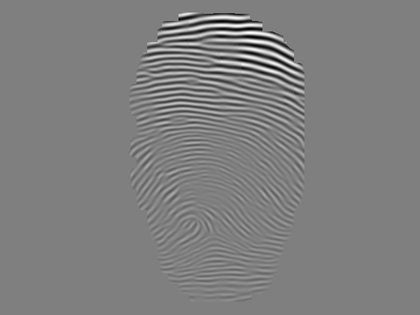
%> input picture HW2 big/homework_陈昱宏_自73/Data/r96_4.bmp, 420 x 315 px, shrunk from 640 x 480 before the run
$ octave finger_feature_picture1.m   (GNU Octave 9; MATLAB toolbox functions it lacks are replaced by stand-ins)
%> lines starting %> are read from the running program, lines starting %| are printed output that depends on the picture; in (x1, y1, x2, y2) boxes, pixels count from 0 and x2, y2 are one past the last pixel; in counts of white or black regions, pixels touching at a corner belong together; the program's own positions count from 1
### HW2 big/homework_陈昱宏_自73/KeyPoint.m
function I = KeyPoint(image)
    [h, w] = size(image);
    I = zeros(h,w);
    for i = 2:(h-1)
        for j = 2:(w - 1)
            if image(i,j) == 0
                P = [image(i-1,j-1), image(i-1,j), image(i-1,j+1), image(i,j+1), image(i+1,j+1), image(i+1,j), image(i+1,j-1), image(i,j-1), image(i-1,j-1)];
                Cn = 0;
                for k = 1:8
                    Cn = Cn + abs(P(k+1) - P(k));
                end
                Cn = Cn / 2;
                I(i, j) = Cn;
            end
        end
    end
end

### HW2 big/homework_陈昱宏_自73/TrueFeaturePoint.m
function I = TrueFeaturePoint(I)
    [h,w] = size(I);
    for i = 1:h
        for j = 1:w
            if I(i,j) == 1 || I(i,j) == 3
                if (max(I(1:i-3,j)) == 0) || (max(I(i+3:h,j)) == 0) || (max(I(i,1:j-3)) == 0) || (max(I(i,j+3:w)) == 0)
                    I(i,j) = 2;
                end
            end
        end
    end
end

### HW2 big/homework_陈昱宏_自73/finger_feature_picture1.m
close all;
I1 = imread('.\Data\r96_4.bmp');
%> I1 is the input picture: size 315x420 uint8; min 2, max 255, mean 127.1
figure(1);
suptitle("原始图像");
imshow(I1);
%%
% 图像二值化
% 阈值是由调参尝试出来的
I1_bw = imbinarize(I1, 0.49803921565);
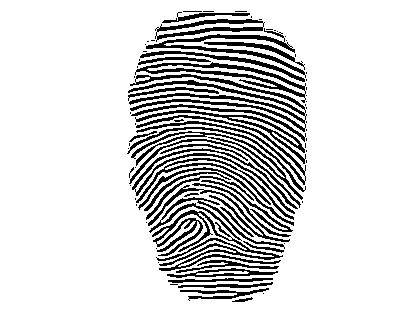
%> I1_bw: size 315x420 logical; 84.2% white; black in thin lines or dots, all inside (x1, y1, x2, y2) = (127, 11, 307, 302)
figure(2);
suptitle("二值化处理");
ax(1) = subplot(2,2,1);
plot(rand(1,10), 'Parent', ax(1));
%> figure, not shown here; curve peaks at x = 1, y = 0.844
imshow(I1_bw);
title("二值化");
% 由于形态学是对白像素进行操作，所以需要对二值化图像取反
I1_bw = ~I1_bw;
% 先做开运算，将不小心桥接的点分开
% 结构元素为2*2的正方形
se = strel('square',2);
I1_bw = imopen(I1_bw, se);
%> I1_bw: size 315x420 logical; 15.4% white in thin lines or dots, all inside (x1, y1, x2, y2) = (128, 13, 305, 302)
ax(2) = subplot(2,2,2);
plot(rand(1,10), 'Parent', ax(2));
imshow(~I1_bw);
title("开运算结果");
% 去除原图的孤岛
I1_bw = bwareaopen(I1_bw,100,4);
%> I1_bw: size 315x420 logical; 14.6% white; 56 white regions, largest, box (x1, y1, x2, y2) and area: (136, 63, 305, 97) 1212, (146, 34, 305, 75) 1075, (136, 110, 305, 164) 838
I1_bw = ~I1_bw;
ax(3) = subplot(2,2,3);
plot(rand(1,10), 'Parent', ax(3));
imshow(I1_bw);
title("去除孤岛结果");
% 填补原图的空洞
I1_bw = bwareaopen(I1_bw,100,4);
ax(4) = subplot(2,2,4);
plot(rand(1,10), 'Parent', ax(4));
imshow(I1_bw);
title("填补空洞结果");
linkaxes(ax,'xy');
%%
% 图像细化
I1_bw_thin = bwmorph(~I1_bw, 'thin', inf);
%> I1_bw_thin: size 315x420 logical; 4.7% white in thin lines or dots, all inside (x1, y1, x2, y2) = (128, 14, 304, 299)
figure(3);
suptitle("细化图像处理");
ax(1) = subplot(2,2,1);
plot(rand(1,10), 'Parent', ax(1));
%> figure, not shown here; curve peaks at x = 10, y = 0.968
imshow(~I1_bw_thin);
title("细化图像");
% 去除小于5个像素的短线
I1_bw_thin = bwareaopen(I1_bw_thin,5,8);
ax(2) = subplot(2,2,2);
plot(rand(1,10), 'Parent', ax(2));
imshow(~I1_bw_thin);
title("去除短线");
% 去除毛刺
I1_bw_pruning = bwmorph(I1_bw_thin, 'spur',7);
ax(3) = subplot(2,2,3);
plot(rand(1,10), 'Parent', ax(3));
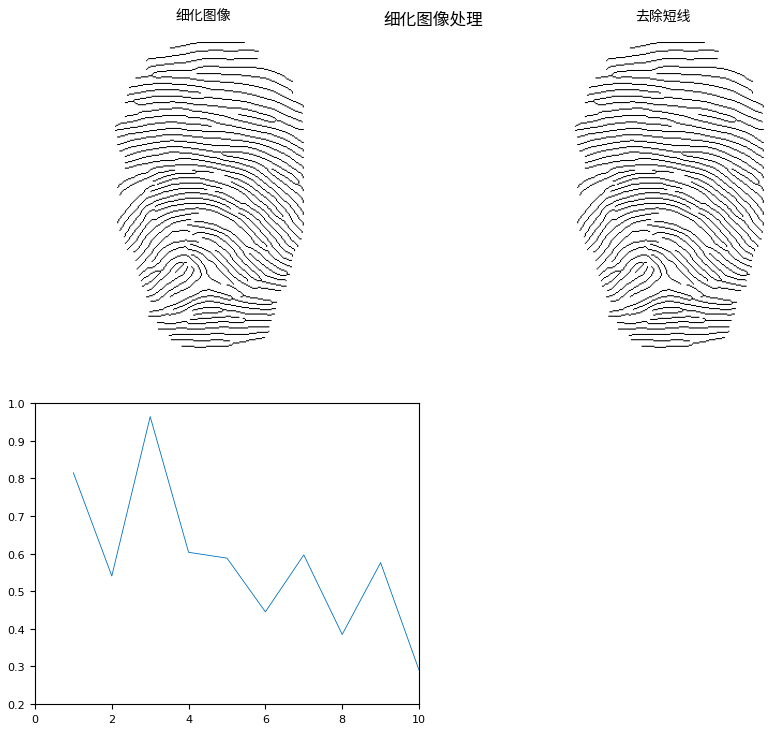
%> figure redrawn from the program's plot data, 3 panels
imshow(~I1_bw_pruning);
title("去除毛刺");
% 虽然前面已经对桥接进行开运算避免了，
% 为了保险起见，再进行一次去桥接的运算
I1_bw_hbreak = bwmorph(I1_bw_pruning, 'hbreak');
ax(4) = subplot(2,2,4);
plot(rand(1,10), 'Parent', ax(4));
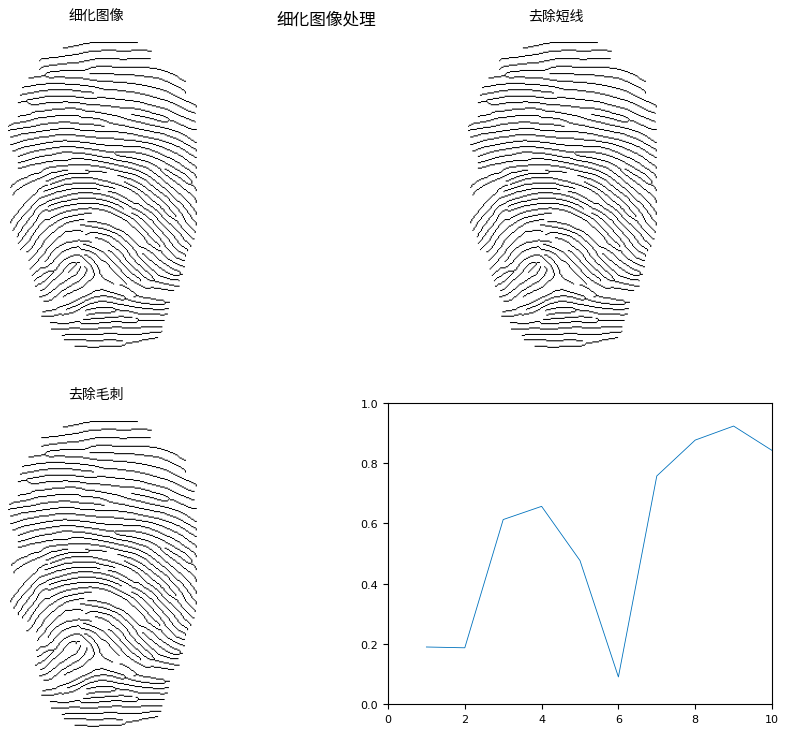
%> figure redrawn from the program's plot data, 4 panels
imshow(~I1_bw_hbreak);
title("去除桥接");
linkaxes(ax, 'xy');
%%
% 特征点提取
I1_bw_final = ~I1_bw_hbreak;
feature_point = KeyPoint(I1_bw_final);
%> after the loop in KeyPoint, `for i = 2:(h-1)`:
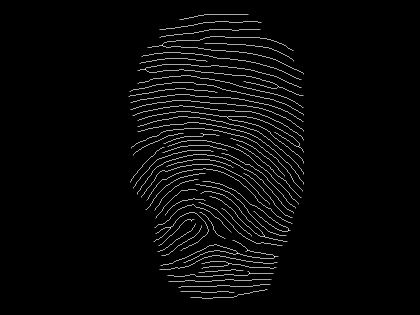
%> I: size 315x420 double; min 0, max 3, mean 0.093; drawn with min black and max white
%> after the loop in KeyPoint, `for i = 2:(h-1)`: Cn = 2; P = [true true false true true true true false true]
[endpoint_r, endpoint_c] = find(feature_point == 1);
%> endpoint_r = 127 values from 15 to 298; endpoint_c = 127 values from 129 to 304
[xpoint_r, xpoint_c] = find(feature_point == 3);
%> xpoint_r = [70; 46; 228; 221; 135; 118; 264; 254; 251; 274; 237; 257; 87; 231; 147]; xpoint_c = [146; 163; 171; 192; 204; 228; 229; 238; 248; 250; 265; 275; 279; 289; 299]
figure(4);
suptitle("特征点提取结果");
ax1(1) = subplot(1,2,1);
plot(rand(1,10), 'Parent', ax1(1));
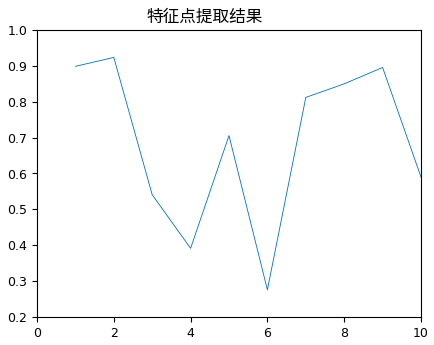
%> figure redrawn from the program's plot data; curve peaks at x = 2, y = 0.923
imshow(I1_bw_final);
hold on;
plot(endpoint_c,endpoint_r,'s');
plot(xpoint_c,xpoint_r,'x');
hold off;
title("初始特征点提取");
feature_point = TrueFeaturePoint(feature_point);
%> after the loop in TrueFeaturePoint, `for i = 1:h`: I: size 315x420 double; 0.06% of pixels changed, all inside (x1, y1, x2, y2) = (128, 14, 304, 298)
[endpoint_r, endpoint_c] = find(feature_point == 1);
%> endpoint_r = 49 values from 44 to 293; endpoint_c = 49 values from 163 to 285
[xpoint_r, xpoint_c] = find(feature_point == 3);
%> xpoint_r = [70; 46; 228; 221; 135; 118; 264; 254; 257; 87]; xpoint_c = [146; 163; 171; 192; 204; 228; 229; 238; 275; 279]
ax1(2) = subplot(1,2,2);
plot(rand(1,10), 'Parent', ax1(2));
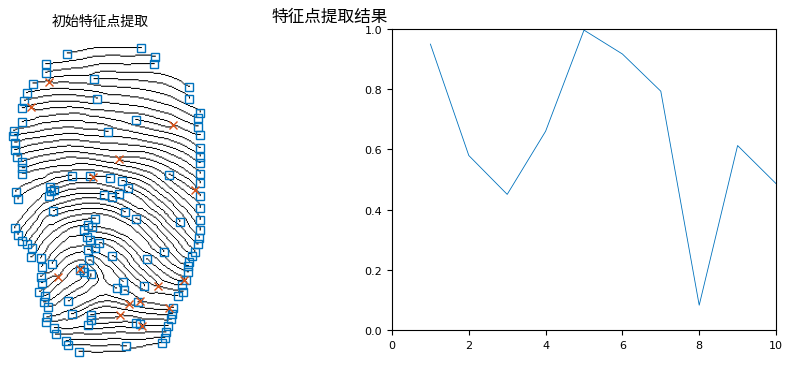
%> figure redrawn from the program's plot data, 2 panels
imshow(I1_bw_final);
hold on;
plot(endpoint_c,endpoint_r,'s');
plot(xpoint_c,xpoint_r,'x');
hold off;
title("特征点验证（去除边缘伪特征点）");
linkaxes(ax1,'xy');
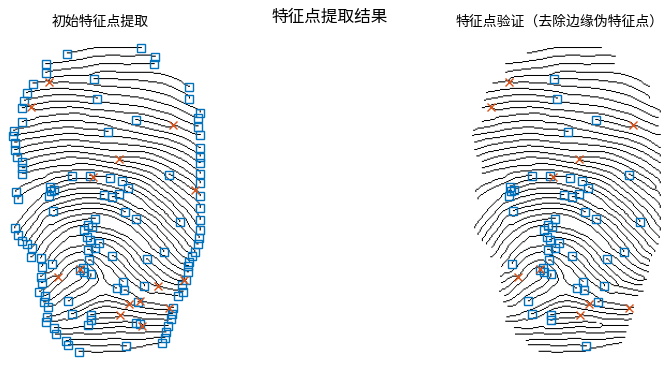
%> figure redrawn from the program's plot data, 2 panels

$ run again, with HW2 big/homework_陈昱宏_自73/Data/r2_5.bmp copied over HW2 big/homework_陈昱宏_自73/Data/r96_4.bmp
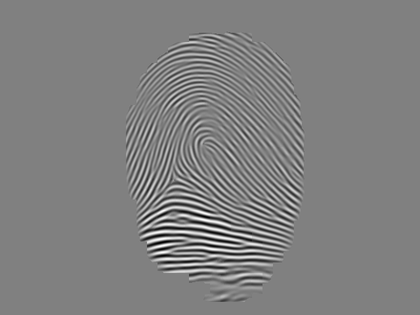
%> input picture HW2 big/homework_陈昱宏_自73/Data/r2_5.bmp, 420 x 315 px, shrunk from 640 x 480 before the run
%> I1 is the input picture: size 315x420 uint8; min 1, max 255, mean 128.1
%> I1_bw_thin: size 315x420 logical; 4.4% white in thin lines or dots, all inside (x1, y1, x2, y2) = (125, 35, 304, 302)
%> after the loop in KeyPoint, `for i = 2:(h-1)`:
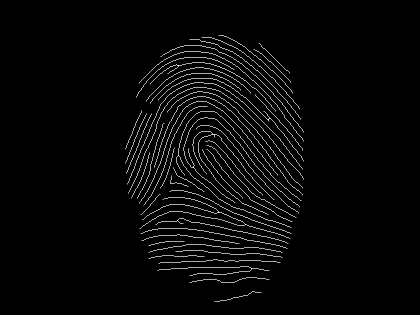
%> I: size 315x420 double; min 0, max 3, mean 0.0851; drawn with min black and max white
%> after the loop in KeyPoint, `for i = 2:(h-1)`: Cn = 2; P = [true true false true true true true false true]
%> `[endpoint_r, endpoint_c] = find(feature_point == 1);`: endpoint_r = 109 values from 36 to 302; endpoint_c = 109 values from 126 to 304
%> xpoint_r = [221; 66; 156; 168; 135; 135; 213; 225; 269; 120; 119]; xpoint_c = [178; 179; 179; 194; 213; 215; 219; 246; 252; 269; 270]
%> `[endpoint_r, endpoint_c] = find(feature_point == 1);`: endpoint_r = 47 values from 70 to 257; endpoint_c = 47 values from 147 to 278
%> `linkaxes(ax1,'xy');`:
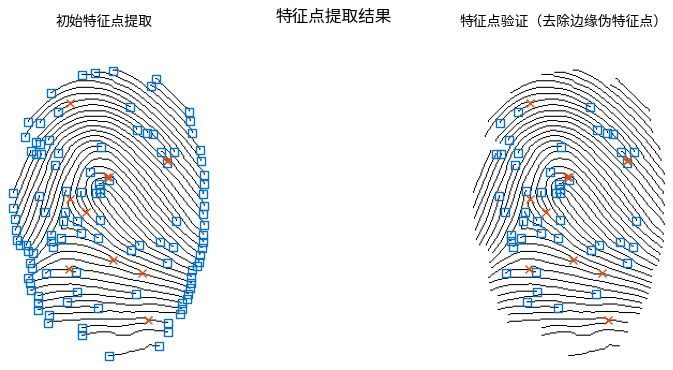
%> figure redrawn from the program's plot data, 2 panels
